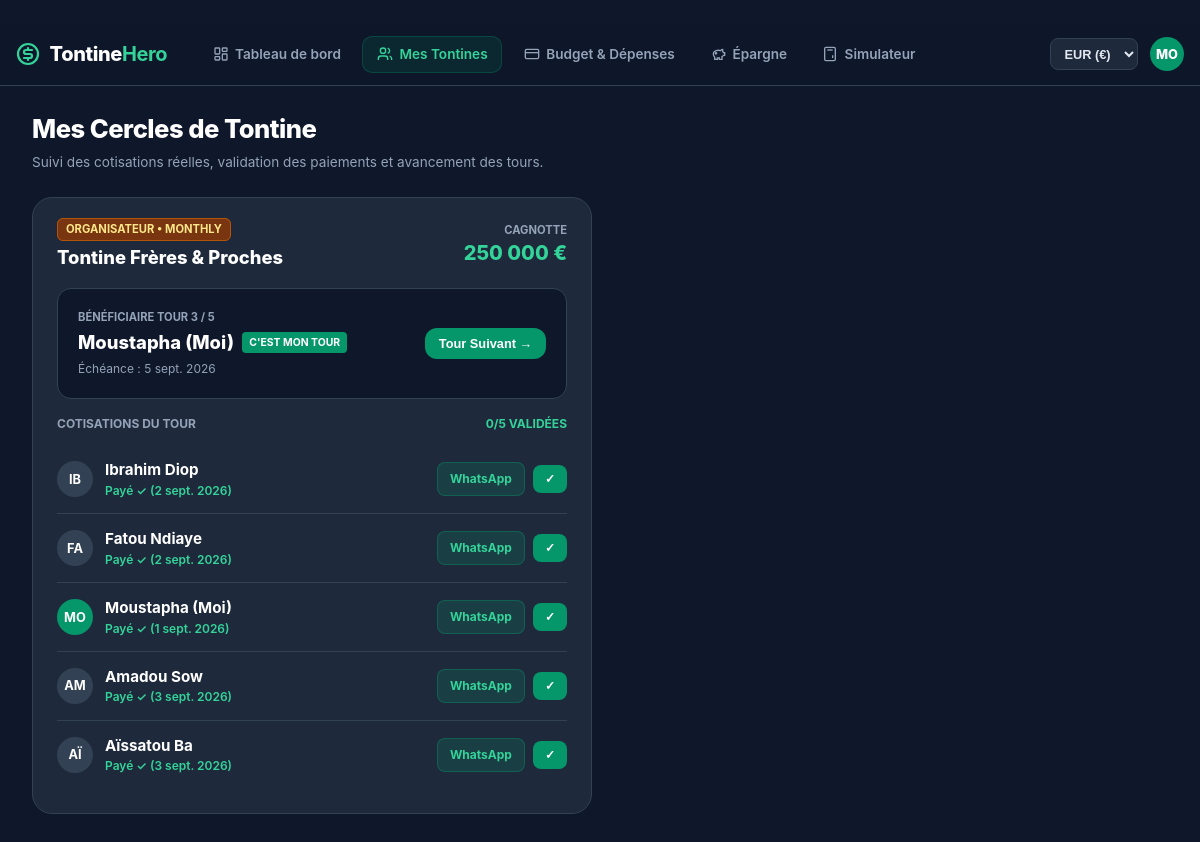
Page /tontines on the committed database.
### tables this page shows
CREATE TABLE profile (
        id INTEGER PRIMARY KEY,
        name TEXT NOT NULL,
        avatar TEXT NOT NULL,
        currency TEXT NOT NULL DEFAULT 'XOF',
        balance REAL NOT NULL,
        monthly_income REAL NOT NULL,
        streak_days INTEGER NOT NULL,
        last_active_date TEXT NOT NULL
    );

CREATE TABLE tontines (
        id TEXT PRIMARY KEY,
        name TEXT NOT NULL,
        description TEXT,
        contribution_amount REAL NOT NULL,
        currency TEXT NOT NULL,
        frequency TEXT NOT NULL,
        start_date TEXT NOT NULL,
        role TEXT NOT NULL,
        current_cycle_index INTEGER NOT NULL DEFAULT 0,
        status TEXT NOT NULL DEFAULT 'active'
    );

CREATE TABLE tontine_cycles (
        id TEXT PRIMARY KEY,
        tontine_id TEXT NOT NULL,
        round_number INTEGER NOT NULL,
        due_date TEXT NOT NULL,
        beneficiary_id TEXT NOT NULL,
        total_collected REAL NOT NULL DEFAULT 0,
        target_amount REAL NOT NULL,
        status TEXT NOT NULL DEFAULT 'upcoming',
        FOREIGN KEY (tontine_id) REFERENCES tontines(id) ON DELETE CASCADE
    );

CREATE TABLE tontine_members (
        id TEXT PRIMARY KEY,
        tontine_id TEXT NOT NULL,
        name TEXT NOT NULL,
        avatar TEXT NOT NULL,
        phone TEXT,
        is_current_user INTEGER NOT NULL DEFAULT 0,
        reliability_score INTEGER NOT NULL DEFAULT 100,
        payout_rank INTEGER NOT NULL,
        FOREIGN KEY (tontine_id) REFERENCES tontines(id) ON DELETE CASCADE
    );

CREATE TABLE tontine_payments (
        cycle_id TEXT NOT NULL,
        member_id TEXT NOT NULL,
        paid INTEGER NOT NULL DEFAULT 0,
        paid_at TEXT,
        amount REAL NOT NULL,
        method TEXT DEFAULT 'Wave',
        PRIMARY KEY (cycle_id, member_id),
        FOREIGN KEY (cycle_id) REFERENCES tontine_cycles(id) ON DELETE CASCADE,
        FOREIGN KEY (member_id) REFERENCES tontine_members(id) ON DELETE CASCADE
    );

### app/main.py (the view)
@app.get("/tontines", response_class=HTMLResponse)
async def tontines_view(request: Request):
    profile = get_profile()
    tontines = get_all_tontines()
    goals = get_all_goals()
    health_score = calculate_health_score(profile, tontines, goals)
    context = {
        "request": request,
        "active_tab": "tontines",
        "profile": profile,
        "tontines": tontines,
        "health_score": health_score,
        "today_str": datetime.now().strftime("%Y-%m-%d"),
    }
    return templates.TemplateResponse(request=request, name="tontines.html", context=context)

### templates/tontines.html (shortened to what this page needs)
﻿{% extends "base.html" %}
{% block content %}
<div style="margin-bottom:1.5rem;">
  <h1 style="font-size:1.6rem; font-weight:800; letter-spacing:-0.02em; color:#ffffff;">Mes Cercles de Tontine</h1>
  <p style="font-size:0.85rem; color:#94a3b8; margin-top:0.25rem;">Suivi des cotisations réelles, validation des paiements et avancement des tours.</p>
</div>
<div class="grid-2">
{% for t in tontines %}
  {% set curr_cycle = t.cycles[t.current_cycle_index] if t.cycles else None %}
  {% set paid_count = 0 %}
  {% if curr_cycle %}
    {% for m_id, p in curr_cycle.payments.items() %}
      {% if p.paid == 1 %}
        {% set paid_count = paid_count + 1 %}
      {% endif %}
    {% endfor %}
  {% endif %}
  <div class="tontine-item">
    <div class="tontine-head">
      <div>
        <span class="tontine-role-tag {% if t.role == 'organizer' %}organizer{% endif %}">
          {% if t.role == 'organizer' %}Organisateur{% else %}Participant{% endif %} • {{ t.frequency }}
        </span>
        <h3 class="tontine-name" style="margin-top:0.35rem;">{{ t.name }}</h3>
      </div>
      <div style="text-align:right;">
        <span style="font-size:0.7rem; color:#94a3b8; text-transform:uppercase; font-weight:700;">Cagnotte</span>
        <div style="font-size:1.25rem; font-weight:800; color:#34d399;">
          {{ curr_cycle.target_amount|currency(profile.currency) if curr_cycle else 0 }}
        </div>
      </div>
    </div>
    {% if curr_cycle and curr_cycle.beneficiary %}
      <div style="background:#0f172a; color:#ffffff; border:1px solid #334155; border-radius:14px; padding:1.25rem; margin:1rem 0;">
        <div style="display:flex; justify-content:space-between; align-items:center; flex-wrap:wrap; gap:0.75rem;">
          <div>
            <div style="font-size:0.7rem; color:#94a3b8; text-transform:uppercase; font-weight:700;">
              Bénéficiaire Tour {{ curr_cycle.round_number }} / {{ t.cycles|length }}
            </div>
            <div style="font-size:1.15rem; font-weight:800; margin-top:0.2rem; display:flex; align-items:center; gap:0.5rem;">
              <span>{{ curr_cycle.beneficiary.name }}</span>
              {% if curr_cycle.beneficiary.is_current_user == 1 %}
                <span style="background:#059669; color:#ffffff; font-size:0.65rem; padding:0.15rem 0.45rem; border-radius:4px; font-weight:700;">C'EST MON TOUR</span>
              {% endif %}
            </div>
            <div style="font-size:0.75rem; color:#94a3b8; margin-top:0.25rem;">
              Échéance : {{ curr_cycle.due_date|date_fr }}
            </div>
          </div>
          {% if t.role == 'organizer' and t.current_cycle_index < (t.cycles|length - 1) %}
            <form action="/api/tontines/{{ t.id }}/advance" method="POST" style="margin:0;">
              <button type="submit" class="btn btn-primary" style="padding:0.5rem 0.85rem; font-size:0.8rem;">
                Tour Suivant →
              </button>
            </form>
          {% endif %}
        </div>
      </div>
    {% endif %}
    <div>
      <div style="font-size:0.75rem; font-weight:700; color:#94a3b8; text-transform:uppercase; margin-bottom:0.75rem; display:flex; justify-content:space-between;">
        <span>Cotisations du tour</span>
        <span style="color:#34d399;">{{ paid_count }}/{{ t.members|length }} validées</span>
      </div>
      {% for member in t.members %}
        {% set payment = curr_cycle.payments.get(member.id) if curr_cycle else None %}
        {% set is_paid = (payment.paid == 1) if payment else False %}
        {% set wa_msg = "Bonjour " ~ member.name ~ " ! Bien reçu ta cotisation de " ~ (t.contribution_amount|currency(profile.currency)) ~ " pour le Tour " ~ (curr_cycle.round_number if curr_cycle else 1) ~ " de la tontine " ~ t.name ~ ". Merci !" if is_paid else "Bonjour " ~ member.name ~ " ! Petit rappel pour la cotisation de " ~ (t.contribution_amount|currency(profile.currency)) ~ " (Tontine " ~ t.name ~ "). Merci d'avance !" %}
        <div class="member-row">
          <div class="member-info">
            <div class="member-avatar {% if member.is_current_user == 1 %}current-user{% endif %}">
              {{ member.name[:2]|upper }}
            </div>
            <div>
              <div class="member-name">{{ member.name }}</div>
              <div class="member-status">
                {% if is_paid %}
                  <span style="color:#34d399; font-weight:600;">Payé ✓ ({{ payment.paid_at|date_fr if payment.paid_at else 'Récemment' }})</span>
                {% else %}
                  <span style="color:#f59e0b; font-weight:600;">En attente ({{ t.contribution_amount|currency(profile.currency) }})</span>
                {% endif %}
              </div>
            </div>
          </div>
          <div style="display:flex; align-items:center; gap:0.5rem;">
            <a
              href="https://wa.me/{{ member.phone|replace('+', '')|replace(' ', '') if member.phone else '' }}?text={{ wa_msg|urlencode }}"
              target="_blank"
              style="padding:0.45rem 0.75rem; background:rgba(5, 150, 105, 0.2); color:#34d399; border:1px solid rgba(5, 150, 105, 0.4); border-radius:8px; font-size:0.75rem; font-weight:700; text-decoration:none; display:inline-flex; align-items:center; gap:0.25rem;"
            >
              WhatsApp
            </a>
            {% if curr_cycle %}
              <form action="/api/tontines/payment" method="POST" style="margin:0;">
                <button
                  type="submit"
                  style="padding:0.45rem 0.75rem; font-size:0.75rem; font-weight:700; border-radius:8px; border:none; cursor:pointer; background:{% if is_paid %}#059669; color:#ffffff;{% else %}#334155; color:#cbd5e1; border:1px solid #475569;{% endif %}"
                >
                  {% if is_paid %}✓{% else %}Valider{% endif %}
                </button>
              </form>
            {% endif %}
          </div>
        </div>
      {% endfor %}
    </div>
  </div>
{% endfor %}
</div>
{% endblock %}

### templates/base.html (shortened to what this page needs)
﻿<!DOCTYPE html>
<html lang="fr">
<head>
  <link rel="stylesheet" href="/static/styles.css" />
</head>
<body>
  <header class="app-header">
    <div class="header-inner">
      <div style="display:flex; align-items:center; gap:2rem;">
        <a href="/" class="brand-title">
          <svg width="24" height="24" viewBox="0 0 24 24" fill="none" stroke="#34d399" stroke-width="2.2" stroke-linecap="round" stroke-linejoin="round">
            <circle cx="12" cy="12" r="10"></circle>
            <path d="M16 8h-6a2 2 0 1 0 0 4h4a2 2 0 1 1 0 4H8"></path>
            <path d="M12 6v2"></path>
            <path d="M12 16v2"></path>
          </svg>
          <span>Tontine<strong style="color:#34d399;">Hero</strong></span>
        </a>
        <nav class="desktop-nav">
          <a href="/" class="nav-link {% if active_tab == 'dashboard' %}active{% endif %}">
            <span>Tableau de bord</span>
          </a>
          <a href="/tontines" class="nav-link {% if active_tab == 'tontines' %}active{% endif %}">
            <svg width="16" height="16" viewBox="0 0 24 24" fill="none" stroke="currentColor" stroke-width="2"><path d="M16 21v-2a4 4 0 0 0-4-4H6a4 4 0 0 0-4 4v2"></path><circle cx="9" cy="7" r="4"></circle><path d="M22 21v-2a4 4 0 0 0-3-3.87"></path><path d="M16 3.13a4 4 0 0 1 0 7.75"></path></svg>
            <span>Mes Tontines</span>
          </a>
          <a href="/budget" class="nav-link {% if active_tab == 'budget' %}active{% endif %}">
            <svg width="16" height="16" viewBox="0 0 24 24" fill="none" stroke="currentColor" stroke-width="2"><rect width="20" height="14" x="2" y="5" rx="2"></rect><line x1="2" x2="22" y1="10" y2="10"></line></svg>
            <span>Budget & Dépenses</span>
          </a>
          <a href="/savings" class="nav-link {% if active_tab == 'savings' %}active{% endif %}">
            <svg width="16" height="16" viewBox="0 0 24 24" fill="none" stroke="currentColor" stroke-width="2"><path d="M19 5c-1.5 0-2.8 1.4-3 2-3.5-1.5-11-.3-11 5 0 1.8 0 3 2 4.5V20h4v-2h3v2h4v-4c1-.5 1.7-1 2-2h2v-4h-2c0-1-.5-1.5-1-2h0V5z"></path><circle cx="9" cy="11" r="1"></circle></svg>
            <span>Épargne</span>
          </a>
          <a href="/simulator" class="nav-link {% if active_tab == 'simulator' %}active{% endif %}">
            <svg width="16" height="16" viewBox="0 0 24 24" fill="none" stroke="currentColor" stroke-width="2"><rect width="16" height="20" x="4" y="2" rx="2"></rect><line x1="8" x2="16" y1="6" y2="6"></line><line x1="16" x2="16" y1="14" y2="18"></line></svg>
            <span>Simulateur</span>
          </a>
        </nav>
      </div>
      <div class="header-actions">
        <form action="/api/profile/currency" method="POST" style="margin:0;">
          <select name="currency" onchange="this.form.submit()" class="currency-select">
            <option value="EUR" {% if profile.currency == 'EUR' %}selected{% endif %}>EUR (€)</option>
          </select>
        </form>
        <div class="user-avatar-initials" title="{{ profile.name }}">
          {{ profile.name[:2]|upper }}
        </div>
      </div>
    </div>
  </header>
  <main class="app-container">
    {% block content %}{% endblock %}
  </main>
</body>
</html>

### static/styles.css (style rules this page uses)
*, *::before, *::after { box-sizing: border-box; margin: 0; padding: 0; }
html, body { width: 100%; max-width: 100%; overflow-x: hidden; background-color: var(--bg); color: var(--text-main); font-family: -apple-system, BlinkMacSystemFont, "SF Pro Text", "Segoe UI", Roboto, Helvetica, Arial, sans-serif; -webkit-tap-highlight-color: transparent; line-height: 1.5; }
.app-container { width: 100%; max-width: 1200px; margin: 0 auto; padding: 1.25rem 1rem 6rem 1rem; }
@media (min-width: 768px) { .app-container { padding: 1.5rem 2rem 3rem 2rem; } }
.app-header { position: sticky; top: 0; z-index: 40; background: rgba(15, 23, 42, 0.95); backdrop-filter: blur(12px); border-bottom: 1px solid var(--border); padding: 0.75rem 1rem; width: 100%; }
.header-inner { max-width: 1200px; margin: 0 auto; display: flex; align-items: center; justify-content: space-between; }
.brand-title { font-size: 1.25rem; font-weight: 800; letter-spacing: -0.02em; color: #ffffff; display: flex; align-items: center; gap: 0.6rem; text-decoration: none; }
.header-actions { display: flex; align-items: center; gap: 0.75rem; }
.desktop-nav { display: none; align-items: center; gap: 0.5rem; }
@media (min-width: 768px) { .desktop-nav { display: flex; } }
.nav-link { color: #94a3b8; font-size: 0.85rem; font-weight: 600; padding: 0.45rem 0.85rem; border-radius: 10px; text-decoration: none; transition: all 0.15s ease; display: flex; align-items: center; gap: 0.4rem; }
.nav-link.active { color: #34d399; background: rgba(5, 150, 105, 0.15); border: 1px solid rgba(5, 150, 105, 0.3); }
.currency-select { font-size: 0.8rem; font-weight: 700; background: #1e293b; border: 1px solid #334155; border-radius: 8px; padding: 0.4rem 0.6rem; color: #e2e8f0; outline: none; cursor: pointer; }
.user-avatar-initials { width: 34px; height: 34px; border-radius: 50%; background: #059669; color: #ffffff; font-size: 0.8rem; font-weight: 800; display: flex; align-items: center; justify-content: center; }
.btn { display: inline-flex; align-items: center; justify-content: center; gap: 0.5rem; padding: 0.75rem 1.25rem; font-size: 0.875rem; font-weight: 700; border-radius: 12px; border: none; cursor: pointer; text-decoration: none; transition: all 0.15s ease; }
.btn-primary { background: #059669; color: #ffffff; }
.grid-2 { display: grid; grid-template-columns: 1fr; gap: 1rem; }
@media (min-width: 768px) { .grid-2 { grid-template-columns: 1fr 1fr; } }
.tontine-item { background: var(--card); border: 1px solid var(--border); border-radius: 20px; padding: 1.5rem; margin-bottom: 1.25rem; }
.tontine-head { display: flex; justify-content: space-between; align-items: flex-start; margin-bottom: 0.75rem; }
.tontine-name { font-size: 1.15rem; font-weight: 800; color: #ffffff; }
.tontine-role-tag { font-size: 0.7rem; font-weight: 700; text-transform: uppercase; padding: 0.2rem 0.5rem; border-radius: 6px; background: #334155; color: #cbd5e1; }
.tontine-role-tag.organizer { background: #78350f; color: #fde68a; border: 1px solid #b45309; }
.member-row { display: flex; align-items: center; justify-content: space-between; padding: 0.85rem 0; border-bottom: 1px solid #334155; }
.member-row:last-child { border-bottom: none; }
.member-info { display: flex; align-items: center; gap: 0.75rem; }
.member-avatar { width: 36px; height: 36px; border-radius: 50%; background: #334155; color: #ffffff; font-size: 0.8rem; font-weight: 700; display: flex; align-items: center; justify-content: center; }
.member-avatar.current-user { background: #059669; }
.member-name { font-size: 0.95rem; font-weight: 700; color: #ffffff; }
.member-status { font-size: 0.75rem; color: #94a3b8; }

### rows in the picture
profile: currency "EUR (€)", name "MO"
tontines: role "ORGANISATEUR", frequency "MONTHLY", name "Tontine Frères & Proches", cycles|length "5", paid_count "0", members|length "5"
tontine_cycles: target_amount "250 000 €", round_number "3", due_date "5 sept. 2026"
tontine_members: beneficiary.name "Moustapha (Moi)", name "MO", name "Moustapha (Moi)"
tontine_members: name "IB", name "Ibrahim Diop"
tontine_payments: paid_at "2 sept. 2026"
tontine_members: name "FA", name "Fatou Ndiaye"
tontine_payments: paid_at "2 sept. 2026"
tontine_payments: paid_at "1 sept. 2026"
tontine_members: name "AM", name "Amadou Sow"
tontine_payments: paid_at "3 sept. 2026"
tontine_members: name "AÏ", name "Aïssatou Ba"
tontine_payments: paid_at "3 sept. 2026"
